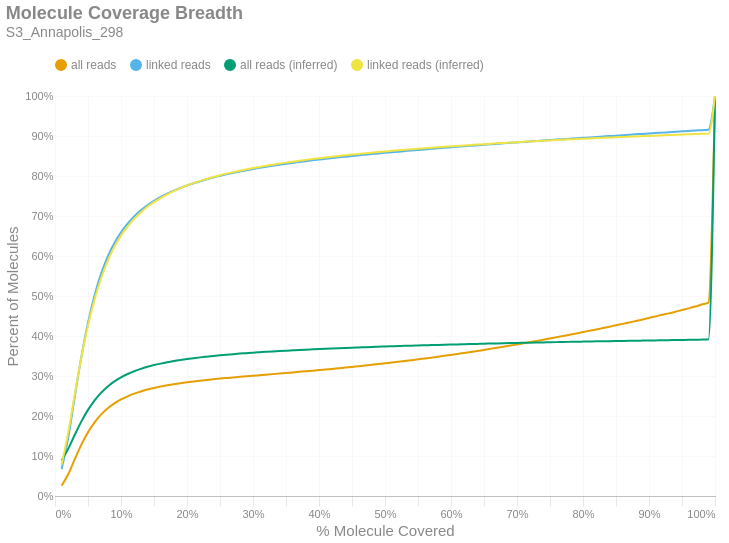

Write notebook code for a chart like this one.
### Markdown cell above
### Molecule Read Coverage
This chart shows molecule coverage breadth as computed by the number of bases aligned to that molecule. In other words, "*how much of each unique long molecule is actually sequenced/aligned?*" Keep in mind there is a distinction between sequences and alignments, since some sequences belonging to a particular molecule may not align well and wouldn't appear in the alignment data. This chart also shows molecule coverage breadth as computed by the *inferred fragment* from which the aligned sequences originate. Unlike read coverage, this calculation takes into account the total insert size, including unsequenced gaps between the forward and reverse reads. Like the previous figures, these are cumulative percents.

### Code cell
if SKIPLR:
    print_html(f"Skipped")
else:
    binned_df = consolidated_hist(valids['coverage_bp'], mask, 0.01, True)
    binned_df_inf = consolidated_hist(valids['coverage_inserts'], mask, 0.01, True)
    binned_df = binned_df.with_columns(pl.lit(binned_df_inf['all reads (cumsum)']).alias('all reads (inferred)'))
    binned_df = binned_df.with_columns(pl.lit(binned_df_inf['linked reads (cumsum)']).alias('linked reads (inferred)'))
    binned_df = binned_df.with_columns(
        (pl.col('bin').cast(pl.Float64) + 0.01).alias('right_edge')
    )

    with SafeRender(binned_df):
        (
            density_plot(binned_df, 'Molecule Coverage Breadth', samplename, 'molcov', ['all reads (inferred)','linked reads (inferred)'])
            .encode(
                #x=alt.X('bin:Q', title="% Molecule Covered").axis(format = '%').scale(padding=0),
                x=alt.X('right_edge:Q', title="% Molecule Covered").axis(format='%').scale(padding=0),
                y=alt.Y('value:Q', title='Percent of Molecules')
                    .axis(format='%')
                    .stack(False)
                    .scale(domainMin=0, padding=0),
                color=alt.Color("key:N").scale(domain = ["all reads", "linked reads", "all reads (inferred)", "linked reads (inferred)"]),
                tooltip = [
                    alt.Tooltip("key:N", title = "Data Type"),
                    alt.Tooltip("range_label:N", title="% Molecule Covered"),
                    alt.Tooltip("value:Q", format = ".2%", title="% Molecules")
                ]
            )
        ).display()

### Figure 1 — Vega-Lite specification as saved in the notebook (floating-point values rounded to 4 significant figures)
{"width": "container", "height": 400, "config": {"title": {"anchor": "start", "dy": -15, "fontSize": 18, "color": "#888888", "subtitleColor": "#888888", "subtitleFontSize": 14}, "arc": {"fill": "#0072B2"}, "axis": {"domainColor": "#888888", "domainWidth": 0.5, "gridWidth": 0.2, "grid": false, "titleFontWeight": 400, "titleFontSize": 15, "labelFontSize": 11, "labelColor": "#888888", "tickColor": "#888888", "tickWidth": 0.2, "titleColor": "#888888"}, "axisBand": {"grid": false}, "axisX": {"grid": true, "tickSize": 10, "domainCap": "round"}, "axisY": {"domain": false, "grid": true, "tickSize": 0, "domainCap": "round"}, "background": "transparent", "header": {"labelFontSize": 15, "labelColor": "#888888", "titleFontSize": 15, "titleFontWeight": 600, "titleColor": "#888888"}, "legend": {"labelFont": "sans-serif", "labelFontSize": 12, "labelColor": "#888888", "symbolSize": 100, "symbolType": "circle", "titleFontSize": 12, "titlePadding": 10, "titleColor": "#888888", "title": null, "orient": "top"}, "range": {"category": ["#E69F00", "#56B4E9", "#009E73", "#F0E442", "#0072B2", "#D55E00", "#CC79A7", "#000000"], "diverging": ["#cfe8f3", "#a2d4ec", "#73bfe2", "#46abdb", "#1696d2", "#12719e"]}, "area": {"fill": "#0072B2", "fillOpacity": 0.7, "line": true, "strokeOpacity": 0.7}, "line": {"color": "#0072B2", "stroke": "#0072B2", "strokeWidth": 2}, "trail": {"color": "#0072B2", "stroke": "#0072B2", "strokeWidth": 0, "size": 1}, "point": {"filled": true, "fillOpacity": 1.0, "size": 95}, "text": {"color": "#888888", "fontSize": 11, "align": "right", "fontWeight": 400, "size": 11}, "bar": {"fill": "#0072B2", "stroke": null}, "view": {"stroke": null, "continuousWidth": 660, "continuousHeight": 400}}, "data": {"name": "data-c78dc930242b1636cc0bd373d7cd993b"}, "mark": {"type": "line", "interpolate": "monotone", "point": {"opacity": 0, "size": 275}}, "encoding": {"color": {"field": "key", "scale": {"domain": ["all reads", "linked reads", "all reads (inferred)", "linked reads (inferred)"]}, "type": "nominal"}, "tooltip": [{"field": "key", "title": "Data Type", "type": "nominal"}, {"field": "range_label", "title": "% Molecule Covered", "type": "nominal"}, {"field": "value", "format": ".2%", "title": "% Molecules", "type": "quantitative"}], "x": {"axis": {"format": "%"}, "field": "right_edge", "scale": {"padding": 0}, "title": "% Molecule Covered", "type": "quantitative"}, "y": {"axis": {"format": "%"}, "field": "value", "scale": {"domainMin": 0, "padding": 0}, "stack": false, "title": "Percent of Molecules", "type": "quantitative"}}, "params": [{"name": "param_c36ac31b6afebe62", "select": {"type": "point", "fields": ["key"]}, "bind": "legend"}], "title": {"text": "Molecule Coverage Breadth", "subtitle": "S3_Annapolis_298"}, "transform": [{"fold": ["all reads (cumsum)", "linked reads (cumsum)", "all reads (inferred)", "linked reads (inferred)"]}, {"calculate": "replace(datum.key, ' (cumsum)', '')", "as": "key"}, {"filter": {"param": "param_c36ac31b6afebe62"}}], "usermeta": {"embedOptions": {"downloadFileName": "S3_Annapolis_298.molcov"}}, "$schema": "https://vega.github.io/schema/vega-lite/v6.1.0.json", "datasets": {"data-c78dc930242b1636cc0bd373d7cd993b": [{"bin": "0.0", "interval": "0.0-0.01", "all reads": 0.02554, "linked reads": 0.0672, "all reads (cumsum)": 0.02554, "linked reads (cumsum)": 0.0672, "range_label": "0.0-0.01", "all reads (inferred)": 0.08864, "linked reads (inferred)": 0.07881, "right_edge": 0.01}, {"bin": "0.01", "interval": "0.01-0.02", "all reads": 0.02878, "linked reads": 0.07826, "all reads (cumsum)": 0.05431, "linked reads (cumsum)": 0.1455, "range_label": "0.01-0.02", "all reads (inferred)": 0.1179, "linked reads (inferred)": 0.1585, "right_edge": 0.02}, {"bin": "0.02", "interval": "0.02-0.03", "all reads": 0.03782, "linked reads": 0.1036, "all reads (cumsum)": 0.09213, "linked reads (cumsum)": 0.2491, "range_label": "0.02-0.03", "all reads (inferred)": 0.1532, "linked reads (inferred)": 0.2553, "right_edge": 0.03}, {"bin": "0.03", "interval": "0.03-0.04", "all reads": 0.03629, "linked reads": 0.09967, "all reads (cumsum)": 0.1284, "linked reads (cumsum)": 0.3488, "range_label": "0.03-0.04", "all reads (inferred)": 0.1866, "linked reads (inferred)": 0.3472, "right_edge": 0.04}, {"bin": "0.04", "interval": "0.04-0.05", "all reads": 0.03077, "linked reads": 0.08462, "all reads (cumsum)": 0.1592, "linked reads (cumsum)": 0.4334, "range_label": "0.04-0.05", "all reads (inferred)": 0.2153, "linked reads (inferred)": 0.4263, "right_edge": 0.05}, {"bin": "0.05", "interval": "0.05-0.06", "all reads": 0.02496, "linked reads": 0.06867, "all reads (cumsum)": 0.1841, "linked reads (cumsum)": 0.502, "range_label": "0.05-0.06", "all reads (inferred)": 0.2389, "linked reads (inferred)": 0.4916, "right_edge": 0.06}, {"bin": "0.06", "interval": "0.06-0.07", "all reads": 0.01977, "linked reads": 0.05435, "all reads (cumsum)": 0.2039, "linked reads (cumsum)": 0.5564, "range_label": "0.06-0.07", "all reads (inferred)": 0.2583, "linked reads (inferred)": 0.5449, "right_edge": 0.07}, {"bin": "0.07", "interval": "0.07-0.08", "all reads": 0.01556, "linked reads": 0.04275, "all reads (cumsum)": 0.2195, "linked reads (cumsum)": 0.5991, "range_label": "0.07-0.08", "all reads (inferred)": 0.2739, "linked reads (inferred)": 0.5879, "right_edge": 0.08}, {"bin": "0.08", "interval": "0.08-0.09", "all reads": 0.01212, "linked reads": 0.03326, "all reads (cumsum)": 0.2316, "linked reads (cumsum)": 0.6324, "range_label": "0.08-0.09", "all reads (inferred)": 0.2865, "linked reads (inferred)": 0.6228, "right_edge": 0.09}, {"bin": "0.09", "interval": "0.09-0.1", "all reads": 0.009827, "linked reads": 0.02698, "all reads (cumsum)": 0.2414, "linked reads (cumsum)": 0.6594, "range_label": "0.09-0.1", "all reads (inferred)": 0.2967, "linked reads (inferred)": 0.6506, "right_edge": 0.1}, {"bin": "0.1", "interval": "0.1-0.11", "all reads": 0.00784, "linked reads": 0.02147, "all reads (cumsum)": 0.2493, "linked reads (cumsum)": 0.6809, "range_label": "0.1-0.11", "all reads (inferred)": 0.3049, "linked reads (inferred)": 0.6734, "right_edge": 0.11}, {"bin": "0.11", "interval": "0.11-0.12", "all reads": 0.006618, "linked reads": 0.01813, "all reads (cumsum)": 0.2559, "linked reads (cumsum)": 0.699, "range_label": "0.11-0.12", "all reads (inferred)": 0.312, "linked reads (inferred)": 0.6929, "right_edge": 0.12}, {"bin": "0.12", "interval": "0.12-0.13", "all reads": 0.005548, "linked reads": 0.01515, "all reads (cumsum)": 0.2614, "linked reads (cumsum)": 0.7141, "range_label": "0.12-0.13", "all reads (inferred)": 0.3179, "linked reads (inferred)": 0.709, "right_edge": 0.13}, {"bin": "0.13", "interval": "0.13-0.14", "all reads": 0.004705, "linked reads": 0.01283, "all reads (cumsum)": 0.2661, "linked reads (cumsum)": 0.727, "range_label": "0.13-0.14", "all reads (inferred)": 0.323, "linked reads (inferred)": 0.723, "right_edge": 0.14}, {"bin": "0.14", "interval": "0.14-0.15", "all reads": 0.004044, "linked reads": 0.01102, "all reads (cumsum)": 0.2702, "linked reads (cumsum)": 0.738, "range_label": "0.14-0.15", "all reads (inferred)": 0.3273, "linked reads (inferred)": 0.7348, "right_edge": 0.15}, {"bin": "0.15", "interval": "0.15-0.16", "all reads": 0.003567, "linked reads": 0.009672, "all reads (cumsum)": 0.2737, "linked reads (cumsum)": 0.7477, "range_label": "0.15-0.16", "all reads (inferred)": 0.331, "linked reads (inferred)": 0.745, "right_edge": 0.16}, {"bin": "0.16", "interval": "0.16-0.17", "all reads": 0.003081, "linked reads": 0.008335, "all reads (cumsum)": 0.2768, "linked reads (cumsum)": 0.756, "range_label": "0.16-0.17", "all reads (inferred)": 0.3343, "linked reads (inferred)": 0.7541, "right_edge": 0.17}, {"bin": "0.17", "interval": "0.17-0.18", "all reads": 0.002752, "linked reads": 0.007445, "all reads (cumsum)": 0.2796, "linked reads (cumsum)": 0.7634, "range_label": "0.17-0.18", "all reads (inferred)": 0.3373, "linked reads (inferred)": 0.7623, "right_edge": 0.18}, {"bin": "0.18", "interval": "0.18-0.19", "all reads": 0.002481, "linked reads": 0.006686, "all reads (cumsum)": 0.2821, "linked reads (cumsum)": 0.7701, "range_label": "0.18-0.19", "all reads (inferred)": 0.34, "linked reads (inferred)": 0.7697, "right_edge": 0.19}, {"bin": "0.19", "interval": "0.19-0.2", "all reads": 0.002287, "linked reads": 0.006103, "all reads (cumsum)": 0.2843, "linked reads (cumsum)": 0.7762, "range_label": "0.19-0.2", "all reads (inferred)": 0.3424, "linked reads (inferred)": 0.7763, "right_edge": 0.2}, {"bin": "0.2", "interval": "0.2-0.21", "all reads": 0.002132, "linked reads": 0.005669, "all reads (cumsum)": 0.2865, "linked reads (cumsum)": 0.7819, "range_label": "0.2-0.21", "all reads (inferred)": 0.3446, "linked reads (inferred)": 0.7822, "right_edge": 0.21}, {"bin": "0.21", "interval": "0.21-0.22", "all reads": 0.001932, "linked reads": 0.005095, "all reads (cumsum)": 0.2884, "linked reads (cumsum)": 0.787, "range_label": "0.21-0.22", "all reads (inferred)": 0.3466, "linked reads (inferred)": 0.7877, "right_edge": 0.22}, {"bin": "0.22", "interval": "0.22-0.23", "all reads": 0.001827, "linked reads": 0.004785, "all reads (cumsum)": 0.2902, "linked reads (cumsum)": 0.7918, "range_label": "0.22-0.23", "all reads (inferred)": 0.3484, "linked reads (inferred)": 0.7927, "right_edge": 0.23}, {"bin": "0.23", "interval": "0.23-0.24", "all reads": 0.001712, "linked reads": 0.004463, "all reads (cumsum)": 0.2919, "linked reads (cumsum)": 0.7962, "range_label": "0.23-0.24", "all reads (inferred)": 0.3502, "linked reads (inferred)": 0.7975, "right_edge": 0.24}, {"bin": "0.24", "interval": "0.24-0.25", "all reads": 0.001591, "linked reads": 0.004096, "all reads (cumsum)": 0.2935, "linked reads (cumsum)": 0.8003, "range_label": "0.24-0.25", "all reads (inferred)": 0.3518, "linked reads (inferred)": 0.8019, "right_edge": 0.25}, {"bin": "0.25", "interval": "0.25-0.26", "all reads": 0.00149, "linked reads": 0.003779, "all reads (cumsum)": 0.295, "linked reads (cumsum)": 0.8041, "range_label": "0.25-0.26", "all reads (inferred)": 0.3533, "linked reads (inferred)": 0.8059, "right_edge": 0.26}, {"bin": "0.26", "interval": "0.26-0.27", "all reads": 0.001465, "linked reads": 0.003673, "all reads (cumsum)": 0.2965, "linked reads (cumsum)": 0.8078, "range_label": "0.26-0.27", "all reads (inferred)": 0.3546, "linked reads (inferred)": 0.8097, "right_edge": 0.27}, {"bin": "0.27", "interval": "0.27-0.28", "all reads": 0.001386, "linked reads": 0.003386, "all reads (cumsum)": 0.2979, "linked reads (cumsum)": 0.8112, "range_label": "0.27-0.28", "all reads (inferred)": 0.356, "linked reads (inferred)": 0.8133, "right_edge": 0.28}, {"bin": "0.28", "interval": "0.28-0.29", "all reads": 0.001367, "linked reads": 0.003185, "all reads (cumsum)": 0.2992, "linked reads (cumsum)": 0.8144, "range_label": "0.28-0.29", "all reads (inferred)": 0.3572, "linked reads (inferred)": 0.8166, "right_edge": 0.29}, {"bin": "0.29", "interval": "0.29-0.3", "all reads": 0.001378, "linked reads": 0.003046, "all reads (cumsum)": 0.3006, "linked reads (cumsum)": 0.8174, "range_label": "0.29-0.3", "all reads (inferred)": 0.3584, "linked reads (inferred)": 0.8198, "right_edge": 0.3}, {"bin": "0.3", "interval": "0.3-0.31", "all reads": 0.001351, "linked reads": 0.002872, "all reads (cumsum)": 0.302, "linked reads (cumsum)": 0.8203, "range_label": "0.3-0.31", "all reads (inferred)": 0.3594, "linked reads (inferred)": 0.8228, "right_edge": 0.31}, {"bin": "0.31", "interval": "0.31-0.32", "all reads": 0.001352, "linked reads": 0.002691, "all reads (cumsum)": 0.3033, "linked reads (cumsum)": 0.823, "range_label": "0.31-0.32", "all reads (inferred)": 0.3605, "linked reads (inferred)": 0.8257, "right_edge": 0.32}, {"bin": "0.32", "interval": "0.32-0.33", "all reads": 0.001361, "linked reads": 0.002632, "all reads (cumsum)": 0.3047, "linked reads (cumsum)": 0.8256, "range_label": "0.32-0.33", "all reads (inferred)": 0.3615, "linked reads (inferred)": 0.8284, "right_edge": 0.33}, {"bin": "0.33", "interval": "0.33-0.34", "all reads": 0.001402, "linked reads": 0.002513, "all reads (cumsum)": 0.3061, "linked reads (cumsum)": 0.8281, "range_label": "0.33-0.34", "all reads (inferred)": 0.3625, "linked reads (inferred)": 0.8309, "right_edge": 0.34}, {"bin": "0.34", "interval": "0.34-0.35", "all reads": 0.001423, "linked reads": 0.002405, "all reads (cumsum)": 0.3075, "linked reads (cumsum)": 0.8305, "range_label": "0.34-0.35", "all reads (inferred)": 0.3634, "linked reads (inferred)": 0.8334, "right_edge": 0.35}, {"bin": "0.35", "interval": "0.35-0.36", "all reads": 0.001404, "linked reads": 0.002248, "all reads (cumsum)": 0.3089, "linked reads (cumsum)": 0.8328, "range_label": "0.35-0.36", "all reads (inferred)": 0.3642, "linked reads (inferred)": 0.8358, "right_edge": 0.36}, {"bin": "0.36", "interval": "0.36-0.37", "all reads": 0.001409, "linked reads": 0.002125, "all reads (cumsum)": 0.3103, "linked reads (cumsum)": 0.8349, "range_label": "0.36-0.37", "all reads (inferred)": 0.3651, "linked reads (inferred)": 0.8381, "right_edge": 0.37}, {"bin": "0.37", "interval": "0.37-0.38", "all reads": 0.001446, "linked reads": 0.002125, "all reads (cumsum)": 0.3118, "linked reads (cumsum)": 0.837, "range_label": "0.37-0.38", "all reads (inferred)": 0.3659, "linked reads (inferred)": 0.8403, "right_edge": 0.38}, {"bin": "0.38", "interval": "0.38-0.39", "all reads": 0.001482, "linked reads": 0.002081, "all reads (cumsum)": 0.3133, "linked reads (cumsum)": 0.8391, "range_label": "0.38-0.39", "all reads (inferred)": 0.3667, "linked reads (inferred)": 0.8424, "right_edge": 0.39}, {"bin": "0.39", "interval": "0.39-0.4", "all reads": 0.001467, "linked reads": 0.001949, "all reads (cumsum)": 0.3147, "linked reads (cumsum)": 0.8411, "range_label": "0.39-0.4", "all reads (inferred)": 0.3674, "linked reads (inferred)": 0.8445, "right_edge": 0.4}, {"bin": "0.4", "interval": "0.4-0.41", "all reads": 0.001493, "linked reads": 0.001835, "all reads (cumsum)": 0.3162, "linked reads (cumsum)": 0.8429, "range_label": "0.4-0.41", "all reads (inferred)": 0.3682, "linked reads (inferred)": 0.8464, "right_edge": 0.41}, {"bin": "0.41", "interval": "0.41-0.42", "all reads": 0.001564, "linked reads": 0.001873, "all reads (cumsum)": 0.3178, "linked reads (cumsum)": 0.8448, "range_label": "0.41-0.42", "all reads (inferred)": 0.3689, "linked reads (inferred)": 0.8482, "right_edge": 0.42}, {"bin": "0.42", "interval": "0.42-0.43", "all reads": 0.001629, "linked reads": 0.001821, "all reads (cumsum)": 0.3194, "linked reads (cumsum)": 0.8466, "range_label": "0.42-0.43", "all reads (inferred)": 0.3695, "linked reads (inferred)": 0.8501, "right_edge": 0.43}, {"bin": "0.43", "interval": "0.43-0.44", "all reads": 0.001587, "linked reads": 0.001687, "all reads (cumsum)": 0.321, "linked reads (cumsum)": 0.8483, "range_label": "0.43-0.44", "all reads (inferred)": 0.3702, "linked reads (inferred)": 0.8518, "right_edge": 0.44}, {"bin": "0.44", "interval": "0.44-0.45", "all reads": 0.001657, "linked reads": 0.001655, "all reads (cumsum)": 0.3227, "linked reads (cumsum)": 0.8499, "range_label": "0.44-0.45", "all reads (inferred)": 0.3709, "linked reads (inferred)": 0.8535, "right_edge": 0.45}, {"bin": "0.45", "interval": "0.45-0.46", "all reads": 0.001771, "linked reads": 0.001749, "all reads (cumsum)": 0.3244, "linked reads (cumsum)": 0.8517, "range_label": "0.45-0.46", "all reads (inferred)": 0.3715, "linked reads (inferred)": 0.8551, "right_edge": 0.46}, {"bin": "0.46", "interval": "0.46-0.47", "all reads": 0.001689, "linked reads": 0.001627, "all reads (cumsum)": 0.3261, "linked reads (cumsum)": 0.8533, "range_label": "0.46-0.47", "all reads (inferred)": 0.3721, "linked reads (inferred)": 0.8569, "right_edge": 0.47}, {"bin": "0.47", "interval": "0.47-0.48", "all reads": 0.001794, "linked reads": 0.001603, "all reads (cumsum)": 0.3279, "linked reads (cumsum)": 0.8549, "range_label": "0.47-0.48", "all reads (inferred)": 0.3727, "linked reads (inferred)": 0.8584, "right_edge": 0.48}, {"bin": "0.48", "interval": "0.48-0.49", "all reads": 0.001804, "linked reads": 0.001564, "all reads (cumsum)": 0.3297, "linked reads (cumsum)": 0.8565, "range_label": "0.48-0.49", "all reads (inferred)": 0.3732, "linked reads (inferred)": 0.8598, "right_edge": 0.49}, {"bin": "0.49", "interval": "0.49-0.5", "all reads": 0.001969, "linked reads": 0.001514, "all reads (cumsum)": 0.3317, "linked reads (cumsum)": 0.858, "range_label": "0.49-0.5", "all reads (inferred)": 0.3738, "linked reads (inferred)": 0.8614, "right_edge": 0.5}, {"bin": "0.5", "interval": "0.5-0.51", "all reads": 0.001813, "linked reads": 0.001441, "all reads (cumsum)": 0.3335, "linked reads (cumsum)": 0.8594, "range_label": "0.5-0.51", "all reads (inferred)": 0.3743, "linked reads (inferred)": 0.8628, "right_edge": 0.51}, {"bin": "0.51", "interval": "0.51-0.52", "all reads": 0.001975, "linked reads": 0.001388, "all reads (cumsum)": 0.3355, "linked reads (cumsum)": 0.8608, "range_label": "0.51-0.52", "all reads (inferred)": 0.3749, "linked reads (inferred)": 0.8642, "right_edge": 0.52}, {"bin": "0.52", "interval": "0.52-0.53", "all reads": 0.002007, "linked reads": 0.001445, "all reads (cumsum)": 0.3375, "linked reads (cumsum)": 0.8623, "range_label": "0.52-0.53", "all reads (inferred)": 0.3754, "linked reads (inferred)": 0.8656, "right_edge": 0.53}, {"bin": "0.53", "interval": "0.53-0.54", "all reads": 0.002064, "linked reads": 0.001471, "all reads (cumsum)": 0.3395, "linked reads (cumsum)": 0.8637, "range_label": "0.53-0.54", "all reads (inferred)": 0.3759, "linked reads (inferred)": 0.8669, "right_edge": 0.54}, {"bin": "0.54", "interval": "0.54-0.55", "all reads": 0.002051, "linked reads": 0.001417, "all reads (cumsum)": 0.3416, "linked reads (cumsum)": 0.8651, "range_label": "0.54-0.55", "all reads (inferred)": 0.3764, "linked reads (inferred)": 0.8682, "right_edge": 0.55}, {"bin": "0.55", "interval": "0.55-0.56", "all reads": 0.002165, "linked reads": 0.001383, "all reads (cumsum)": 0.3438, "linked reads (cumsum)": 0.8665, "range_label": "0.55-0.56", "all reads (inferred)": 0.3768, "linked reads (inferred)": 0.8694, "right_edge": 0.56}, {"bin": "0.56", "interval": "0.56-0.57", "all reads": 0.002136, "linked reads": 0.001292, "all reads (cumsum)": 0.3459, "linked reads (cumsum)": 0.8678, "range_label": "0.56-0.57", "all reads (inferred)": 0.3773, "linked reads (inferred)": 0.8707, "right_edge": 0.57}, {"bin": "0.57", "interval": "0.57-0.58", "all reads": 0.002234, "linked reads": 0.001289, "all reads (cumsum)": 0.3481, "linked reads (cumsum)": 0.8691, "range_label": "0.57-0.58", "all reads (inferred)": 0.3778, "linked reads (inferred)": 0.8719, "right_edge": 0.58}, {"bin": "0.58", "interval": "0.58-0.59", "all reads": 0.002287, "linked reads": 0.00135, "all reads (cumsum)": 0.3504, "linked reads (cumsum)": 0.8705, "range_label": "0.58-0.59", "all reads (inferred)": 0.3782, "linked reads (inferred)": 0.873, "right_edge": 0.59}, {"bin": "0.59", "interval": "0.59-0.6", "all reads": 0.002368, "linked reads": 0.001268, "all reads (cumsum)": 0.3528, "linked reads (cumsum)": 0.8717, "range_label": "0.59-0.6", "all reads (inferred)": 0.3786, "linked reads (inferred)": 0.8741, "right_edge": 0.6}, {"bin": "0.6", "interval": "0.6-0.61", "all reads": 0.002333, "linked reads": 0.001254, "all reads (cumsum)": 0.3551, "linked reads (cumsum)": 0.873, "range_label": "0.6-0.61", "all reads (inferred)": 0.379, "linked reads (inferred)": 0.8752, "right_edge": 0.61}, {"bin": "0.61", "interval": "0.61-0.62", "all reads": 0.002499, "linked reads": 0.001288, "all reads (cumsum)": 0.3576, "linked reads (cumsum)": 0.8743, "range_label": "0.61-0.62", "all reads (inferred)": 0.3795, "linked reads (inferred)": 0.8764, "right_edge": 0.62}, {"bin": "0.62", "interval": "0.62-0.63", "all reads": 0.002451, "linked reads": 0.001231, "all reads (cumsum)": 0.3601, "linked reads (cumsum)": 0.8755, "range_label": "0.62-0.63", "all reads (inferred)": 0.3799, "linked reads (inferred)": 0.8774, "right_edge": 0.63}, {"bin": "0.63", "interval": "0.63-0.64", "all reads": 0.002543, "linked reads": 0.001214, "all reads (cumsum)": 0.3626, "linked reads (cumsum)": 0.8767, "range_label": "0.63-0.64", "all reads (inferred)": 0.3803, "linked reads (inferred)": 0.8785, "right_edge": 0.64}, {"bin": "0.64", "interval": "0.64-0.65", "all reads": 0.002568, "linked reads": 0.001218, "all reads (cumsum)": 0.3652, "linked reads (cumsum)": 0.8779, "range_label": "0.64-0.65", "all reads (inferred)": 0.3807, "linked reads (inferred)": 0.8796, "right_edge": 0.65}, {"bin": "0.65", "interval": "0.65-0.66", "all reads": 0.002759, "linked reads": 0.001282, "all reads (cumsum)": 0.3679, "linked reads (cumsum)": 0.8792, "range_label": "0.65-0.66", "all reads (inferred)": 0.3811, "linked reads (inferred)": 0.8806, "right_edge": 0.66}, {"bin": "0.66", "interval": "0.66-0.67", "all reads": 0.002678, "linked reads": 0.001227, "all reads (cumsum)": 0.3706, "linked reads (cumsum)": 0.8804, "range_label": "0.66-0.67", "all reads (inferred)": 0.3815, "linked reads (inferred)": 0.8817, "right_edge": 0.67}, {"bin": "0.67", "interval": "0.67-0.68", "all reads": 0.002734, "linked reads": 0.001223, "all reads (cumsum)": 0.3733, "linked reads (cumsum)": 0.8817, "range_label": "0.67-0.68", "all reads (inferred)": 0.3819, "linked reads (inferred)": 0.8826, "right_edge": 0.68}, {"bin": "0.68", "interval": "0.68-0.69", "all reads": 0.002737, "linked reads": 0.001162, "all reads (cumsum)": 0.3761, "linked reads (cumsum)": 0.8828, "range_label": "0.68-0.69", "all reads (inferred)": 0.3823, "linked reads (inferred)": 0.8836, "right_edge": 0.69}, {"bin": "0.69", "interval": "0.69-0.7", "all reads": 0.002881, "linked reads": 0.001206, "all reads (cumsum)": 0.379, "linked reads (cumsum)": 0.884, "range_label": "0.69-0.7", "all reads (inferred)": 0.3826, "linked reads (inferred)": 0.8846, "right_edge": 0.7}, {"bin": "0.7", "interval": "0.7-0.71", "all reads": 0.002844, "linked reads": 0.001207, "all reads (cumsum)": 0.3818, "linked reads (cumsum)": 0.8852, "range_label": "0.7-0.71", "all reads (inferred)": 0.383, "linked reads (inferred)": 0.8855, "right_edge": 0.71}, {"bin": "0.71", "interval": "0.71-0.72", "all reads": 0.002949, "linked reads": 0.001225, "all reads (cumsum)": 0.3848, "linked reads (cumsum)": 0.8865, "range_label": "0.71-0.72", "all reads (inferred)": 0.3833, "linked reads (inferred)": 0.8864, "right_edge": 0.72}, {"bin": "0.72", "interval": "0.72-0.73", "all reads": 0.003034, "linked reads": 0.001195, "all reads (cumsum)": 0.3878, "linked reads (cumsum)": 0.8877, "range_label": "0.72-0.73", "all reads (inferred)": 0.3837, "linked reads (inferred)": 0.8873, "right_edge": 0.73}, {"bin": "0.73", "interval": "0.73-0.74", "all reads": 0.002948, "linked reads": 0.001109, "all reads (cumsum)": 0.3907, "linked reads (cumsum)": 0.8888, "range_label": "0.73-0.74", "all reads (inferred)": 0.384, "linked reads (inferred)": 0.8881, "right_edge": 0.74}, {"bin": "0.74", "interval": "0.74-0.75", "all reads": 0.003212, "linked reads": 0.0012, "all reads (cumsum)": 0.3939, "linked reads (cumsum)": 0.89, "range_label": "0.74-0.75", "all reads (inferred)": 0.3843, "linked reads (inferred)": 0.889, "right_edge": 0.75}, {"bin": "0.75", "interval": "0.75-0.76", "all reads": 0.003021, "linked reads": 0.00107, "all reads (cumsum)": 0.397, "linked reads (cumsum)": 0.891, "range_label": "0.75-0.76", "all reads (inferred)": 0.3847, "linked reads (inferred)": 0.8899, "right_edge": 0.76}, {"bin": "0.76", "interval": "0.76-0.77", "all reads": 0.00315, "linked reads": 0.001102, "all reads (cumsum)": 0.4001, "linked reads (cumsum)": 0.8921, "range_label": "0.76-0.77", "all reads (inferred)": 0.385, "linked reads (inferred)": 0.8908, "right_edge": 0.77}, {"bin": "0.77", "interval": "0.77-0.78", "all reads": 0.003172, "linked reads": 0.001063, "all reads (cumsum)": 0.4033, "linked reads (cumsum)": 0.8932, "range_label": "0.77-0.78", "all reads (inferred)": 0.3853, "linked reads (inferred)": 0.8916, "right_edge": 0.78}, {"bin": "0.78", "interval": "0.78-0.79", "all reads": 0.003185, "linked reads": 0.001066, "all reads (cumsum)": 0.4065, "linked reads (cumsum)": 0.8943, "range_label": "0.78-0.79", "all reads (inferred)": 0.3856, "linked reads (inferred)": 0.8924, "right_edge": 0.79}, {"bin": "0.79", "interval": "0.79-0.8", "all reads": 0.003387, "linked reads": 0.00114, "all reads (cumsum)": 0.4099, "linked reads (cumsum)": 0.8954, "range_label": "0.79-0.8", "all reads (inferred)": 0.386, "linked reads (inferred)": 0.8932, "right_edge": 0.8}, {"bin": "0.8", "interval": "0.8-0.81", "all reads": 0.003188, "linked reads": 0.001036, "all reads (cumsum)": 0.413, "linked reads (cumsum)": 0.8964, "range_label": "0.8-0.81", "all reads (inferred)": 0.3863, "linked reads (inferred)": 0.894, "right_edge": 0.81}, {"bin": "0.81", "interval": "0.81-0.82", "all reads": 0.00331, "linked reads": 0.001148, "all reads (cumsum)": 0.4164, "linked reads (cumsum)": 0.8976, "range_label": "0.81-0.82", "all reads (inferred)": 0.3866, "linked reads (inferred)": 0.8948, "right_edge": 0.82}, {"bin": "0.82", "interval": "0.82-0.83", "all reads": 0.003456, "linked reads": 0.001092, "all reads (cumsum)": 0.4198, "linked reads (cumsum)": 0.8987, "range_label": "0.82-0.83", "all reads (inferred)": 0.3869, "linked reads (inferred)": 0.8955, "right_edge": 0.83}, {"bin": "0.83", "interval": "0.83-0.84", "all reads": 0.003487, "linked reads": 0.001111, "all reads (cumsum)": 0.4233, "linked reads (cumsum)": 0.8998, "range_label": "0.83-0.84", "all reads (inferred)": 0.3871, "linked reads (inferred)": 0.8962, "right_edge": 0.84}, {"bin": "0.84", "interval": "0.84-0.85", "all reads": 0.003431, "linked reads": 0.001035, "all reads (cumsum)": 0.4267, "linked reads (cumsum)": 0.9008, "range_label": "0.84-0.85", "all reads (inferred)": 0.3874, "linked reads (inferred)": 0.8969, "right_edge": 0.85}, {"bin": "0.85", "interval": "0.85-0.86", "all reads": 0.003614, "linked reads": 0.001122, "all reads (cumsum)": 0.4303, "linked reads (cumsum)": 0.902, "range_label": "0.85-0.86", "all reads (inferred)": 0.3877, "linked reads (inferred)": 0.8976, "right_edge": 0.86}, {"bin": "0.86", "interval": "0.86-0.87", "all reads": 0.003489, "linked reads": 0.001052, "all reads (cumsum)": 0.4338, "linked reads (cumsum)": 0.903, "range_label": "0.86-0.87", "all reads (inferred)": 0.3879, "linked reads (inferred)": 0.8983, "right_edge": 0.87}, {"bin": "0.87", "interval": "0.87-0.88", "all reads": 0.003698, "linked reads": 0.001102, "all reads (cumsum)": 0.4375, "linked reads (cumsum)": 0.9041, "range_label": "0.87-0.88", "all reads (inferred)": 0.3882, "linked reads (inferred)": 0.899, "right_edge": 0.88}, {"bin": "0.88", "interval": "0.88-0.89", "all reads": 0.003731, "linked reads": 0.001076, "all reads (cumsum)": 0.4413, "linked reads (cumsum)": 0.9052, "range_label": "0.88-0.89", "all reads (inferred)": 0.3885, "linked reads (inferred)": 0.8996, "right_edge": 0.89}, {"bin": "0.89", "interval": "0.89-0.9", "all reads": 0.003862, "linked reads": 0.001086, "all reads (cumsum)": 0.4451, "linked reads (cumsum)": 0.9063, "range_label": "0.89-0.9", "all reads (inferred)": 0.3887, "linked reads (inferred)": 0.9003, "right_edge": 0.9}, {"bin": "0.9", "interval": "0.9-0.91", "all reads": 0.003666, "linked reads": 0.001041, "all reads (cumsum)": 0.4488, "linked reads (cumsum)": 0.9073, "range_label": "0.9-0.91", "all reads (inferred)": 0.389, "linked reads (inferred)": 0.9009, "right_edge": 0.91}, {"bin": "0.91", "interval": "0.91-0.92", "all reads": 0.004235, "linked reads": 0.001123, "all reads (cumsum)": 0.453, "linked reads (cumsum)": 0.9084, "range_label": "0.91-0.92", "all reads (inferred)": 0.3893, "linked reads (inferred)": 0.9016, "right_edge": 0.92}, {"bin": "0.92", "interval": "0.92-0.93", "all reads": 0.003566, "linked reads": 0.0009985, "all reads (cumsum)": 0.4566, "linked reads (cumsum)": 0.9094, "range_label": "0.92-0.93", "all reads (inferred)": 0.3896, "linked reads (inferred)": 0.9023, "right_edge": 0.93}, {"bin": "0.93", "interval": "0.93-0.94", "all reads": 0.004088, "linked reads": 0.001113, "all reads (cumsum)": 0.4607, "linked reads (cumsum)": 0.9105, "range_label": "0.93-0.94", "all reads (inferred)": 0.3898, "linked reads (inferred)": 0.9029, "right_edge": 0.94}, {"bin": "0.94", "interval": "0.94-0.95", "all reads": 0.004501, "linked reads": 0.001041, "all reads (cumsum)": 0.4652, "linked reads (cumsum)": 0.9116, "range_label": "0.94-0.95", "all reads (inferred)": 0.3901, "linked reads (inferred)": 0.9035, "right_edge": 0.95}, {"bin": "0.95", "interval": "0.95-0.96", "all reads": 0.003869, "linked reads": 0.001049, "all reads (cumsum)": 0.4691, "linked reads (cumsum)": 0.9126, "range_label": "0.95-0.96", "all reads (inferred)": 0.3904, "linked reads (inferred)": 0.9042, "right_edge": 0.96}, {"bin": "0.96", "interval": "0.96-0.97", "all reads": 0.004588, "linked reads": 0.001041, "all reads (cumsum)": 0.4736, "linked reads (cumsum)": 0.9137, "range_label": "0.96-0.97", "all reads (inferred)": 0.3907, "linked reads (inferred)": 0.9048, "right_edge": 0.97}, {"bin": "0.97", "interval": "0.97-0.98", "all reads": 0.005027, "linked reads": 0.0009775, "all reads (cumsum)": 0.4787, "linked reads (cumsum)": 0.9147, "range_label": "0.97-0.98", "all reads (inferred)": 0.3911, "linked reads (inferred)": 0.9055, "right_edge": 0.98}, {"bin": "0.98", "interval": "0.98-0.99", "all reads": 0.004817, "linked reads": 0.001022, "all reads (cumsum)": 0.4835, "linked reads (cumsum)": 0.9157, "range_label": "0.98-0.99", "all reads (inferred)": 0.3914, "linked reads (inferred)": 0.9059, "right_edge": 0.99}, {"bin": "0.99", "interval": "0.99-1.0", "all reads": 0.5165, "linked reads": 0.08433, "all reads (cumsum)": 1.0, "linked reads (cumsum)": 1.0, "range_label": "0.99-1.0", "all reads (inferred)": 1.0, "linked reads (inferred)": 1.0, "right_edge": 1.0}]}}
